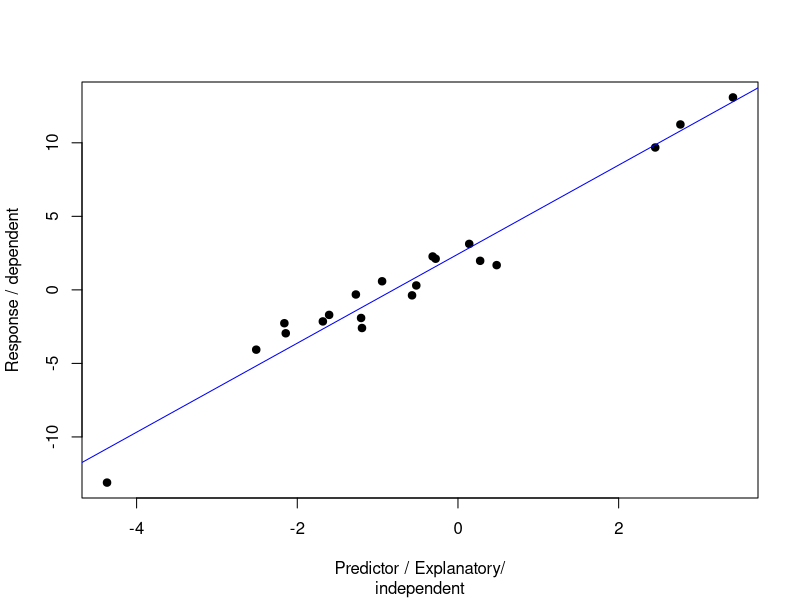
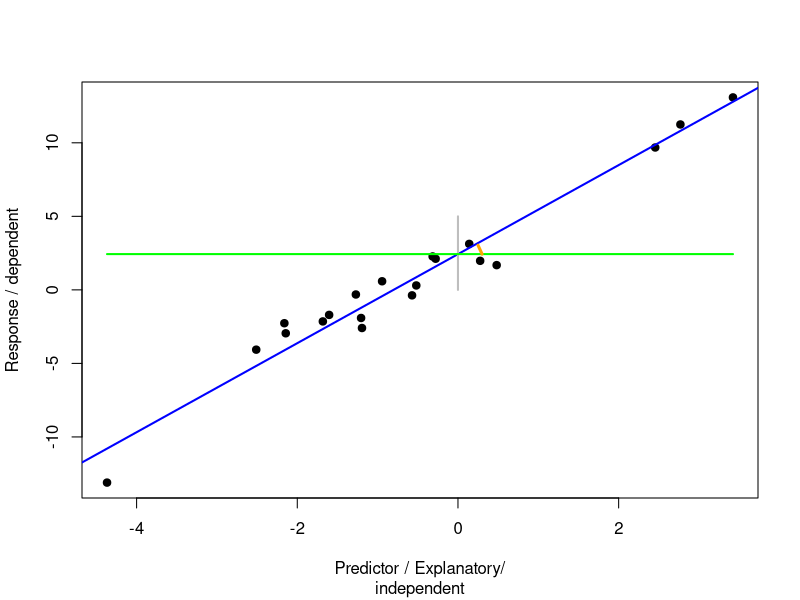
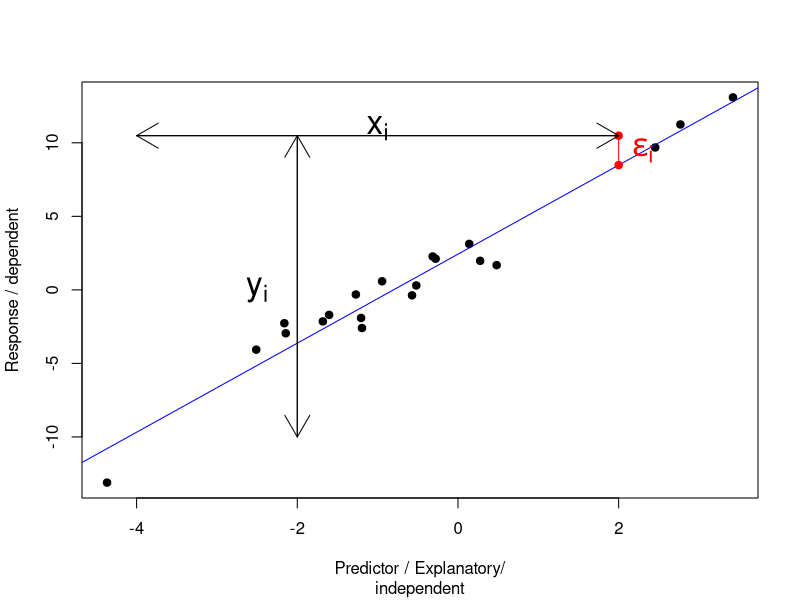

These figures' R source, in order:
## ---- chunk 1
knitr::opts_chunk$set(echo = FALSE)
library(plotrix)
library(tidyverse)
## ---- chunk 2
set.seed(5)
npoints <- 20
x <- rnorm(npoints, mean = 0, sd= 2)
y <- 2 + x*3 + rnorm(npoints, 0, 1)
plot(y ~ x, pch = 19, xlab = 'Predictor / Explanatory/',
     ylab = 'Response / dependent', xlim = c(min(x), max(x)))
mtext('independent', side = 1, line = 4)
abline(lm(y ~ x), col = 'blue')
## ---- chunk 3
plot(y ~ x, pch = 19, xlab = 'Predictor / Explanatory/',
     ylab = 'Response / dependent', xlim = c(min(x), max(x)))
mtext('independent', side = 1, line = 4)
abline(lm(y ~ x), col = 'blue', lwd = 2)
segments(x0 = 0, y0 = 0, x1 = 0, y1 = 5, col = 'grey', lwd = 2)
segments(x0 = min(x), y0 = coef(lm(y ~ x))[1], x1 = max(x), y1 = coef(lm(y ~ x))[1], col = 'green', lwd = 2)

segments(x0 = 0.3, y0 = coef(lm(y ~ x))[1], x1 = 0.25, y1 = coef(lm(y ~ x))[1] + 0.6, col = 'orange', lwd = 3)


## ---- chunk 4
plot(y ~ x, pch = 19, xlab = 'Predictor / Explanatory/',
     ylab = 'Response / dependent')
mtext('independent', side = 1, line = 4)
abline(lm(y ~ x), col = 'blue')
points(x = c(2, 2), y = c(coef(lm(y ~ x))[1] + 2*coef(lm(y ~ x))[2], coef(lm(y ~ x))[1] + 2*coef(lm(y ~ x))[2] + 2), col = 'red', pch = 19)
segments(x0 = 2, y0 = coef(lm(y ~ x))[1] + 2*coef(lm(y ~ x))[2], x1 = 2, y1 = coef(lm(y ~ x))[1] + 2*coef(lm(y ~ x))[2] + 2, col = 'red')
text(x = 2.3, y = coef(lm(y ~ x))[1] + 2*coef(lm(y ~ x))[2] + 1, label = expression(paste(epsilon[i])), cex = 2, col = 'red')
arrows(x0 = -4, y0 = coef(lm(y ~ x))[1] + 2*coef(lm(y ~ x))[2] + 2, x1 = 2, y1 = coef(lm(y ~ x))[1] + 2*coef(lm(y ~ x))[2] + 2)
arrows(x0 = 2, y0 = coef(lm(y ~ x))[1] + 2*coef(lm(y ~ x))[2] + 2, x1 = -4, y1 = coef(lm(y ~ x))[1] + 2*coef(lm(y ~ x))[2] + 2)
text(x = -1, y = 11, label = expression(x[i]), cex = 2)

arrows(x0 = -2, y0 = coef(lm(y ~ x))[1] + 2*coef(lm(y ~ x))[2] + 2, x1 = -2, y1 = -10)
arrows(x0 = -2, y0 = -10, x1 = -2, y1 = coef(lm(y ~ x))[1] + 2*coef(lm(y ~ x))[2] + 2)
text(x = -2.5, y = 0, label = expression(y[i]), cex = 2)

## ---- chunk 5
(int_vec <- c(105L, 1L, 3L))
(log_vec <- c(TRUE, TRUE, FALSE))
(chr_vec <- c("a", "b", "d"))


## ---- chunk 6
class(int_vec); class(log_vec); class(chr_vec)
(lt <- list("d", 5:9, c(TRUE, TRUE, TRUE), c(0, 10.8)))

## ---- chunk 7
mat1 <- matrix(1:6, ncol = 2, nrow = 3)
mat1
dim(mat1)
df <- data.frame(x = 5:9, y = c("a", "x", "d", "r", "b"))
str(df)
## ---- chunk 8
(f <- factor(c("F", "M", "M"))); class(f)
(sex_char <- c("F", "F", "F"))
sex_f <- factor(sex_char, levels = c("F", "M"))
## ---- chunk 9
as_tibble(iris)
